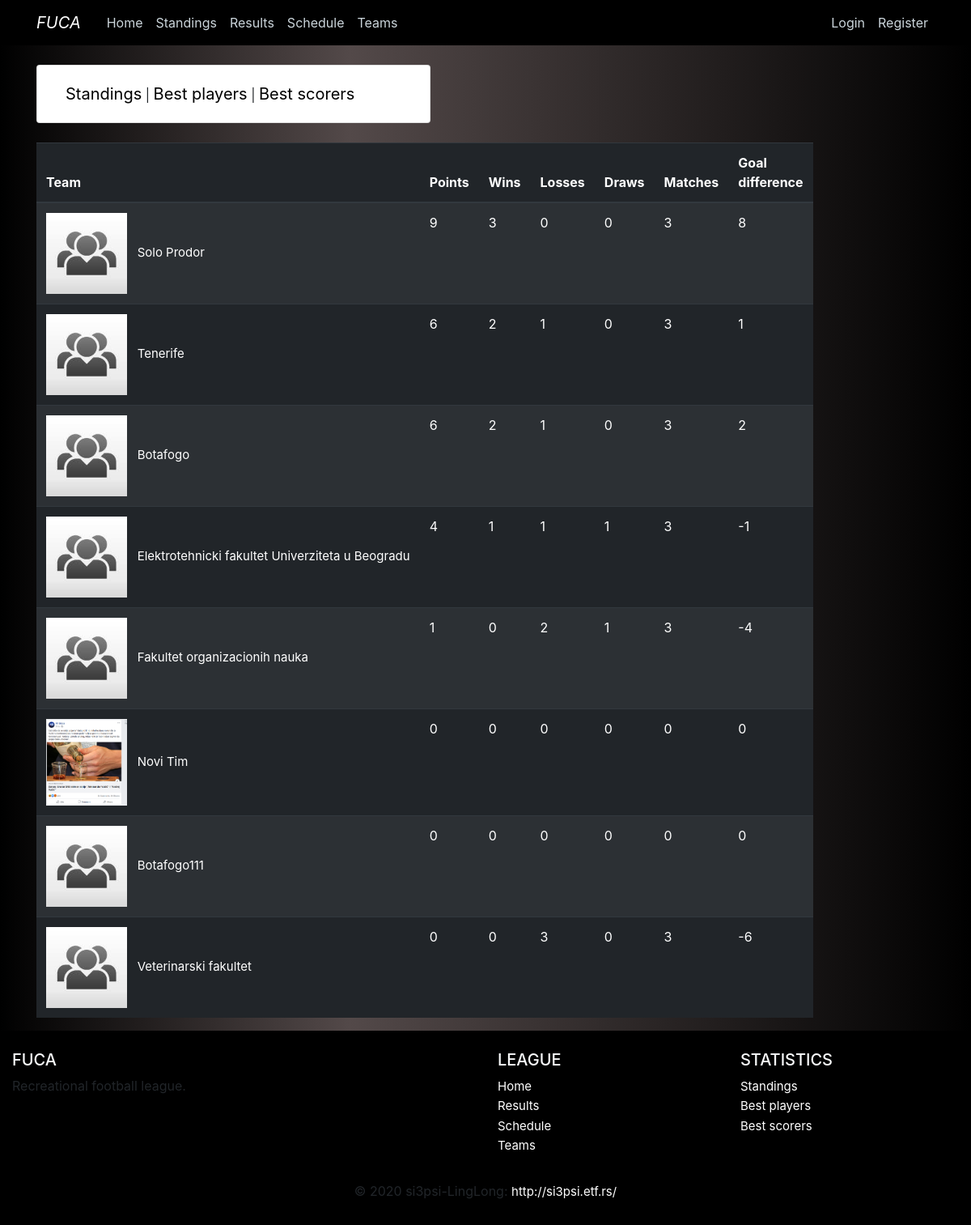
/standings/, run on an earlier commit of the app's database.
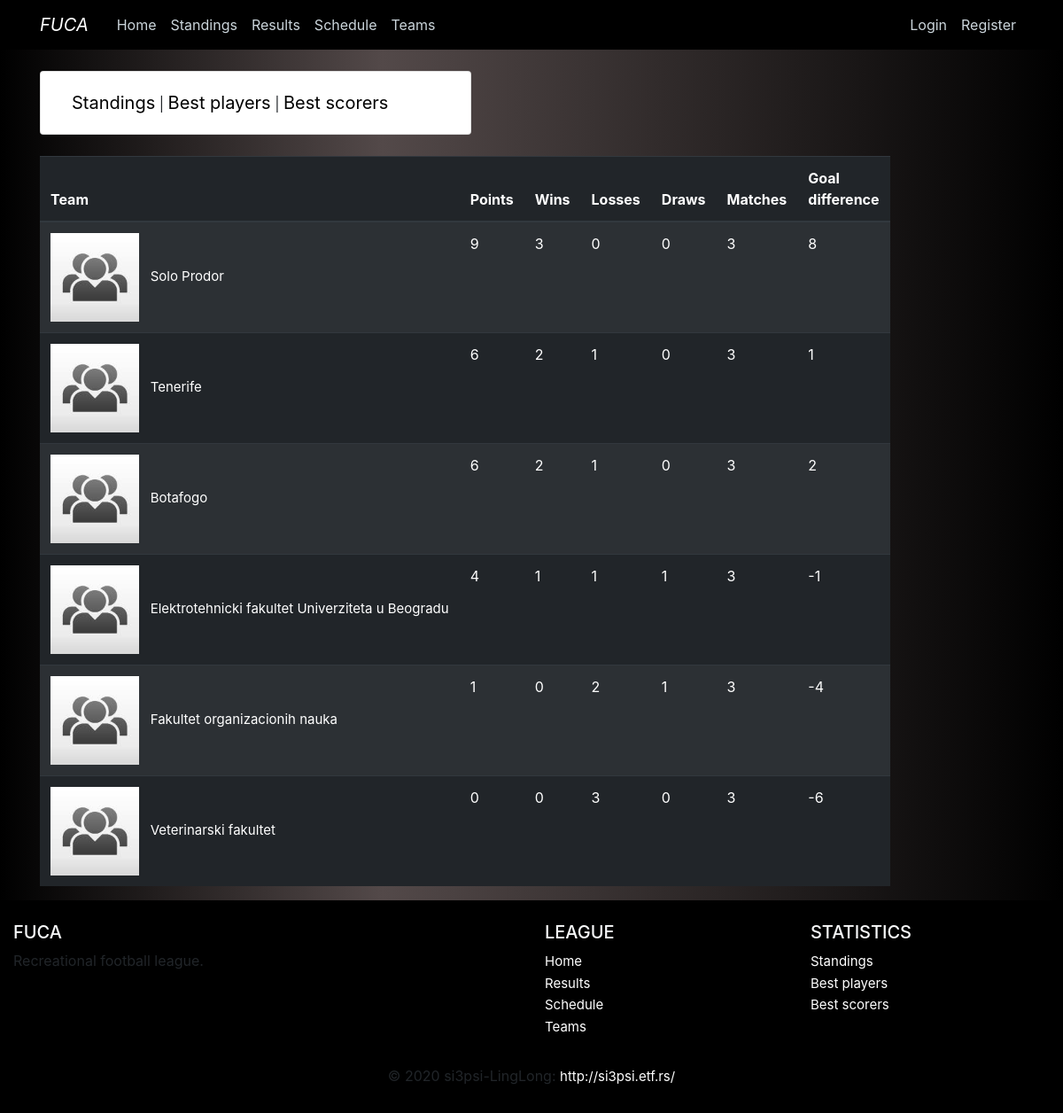
And on a later commit of the database.
### fuca/models.py (models this page shows, shortened)
class Team(db.Model):
    __tablename__ = 'team'
    id          = db.Column(db.Integer,     primary_key=True)
    name        = db.Column(db.String(100), nullable=False, unique=True)
    matches     = db.Column(db.Integer,     nullable=False, default=0)
    wins        = db.Column(db.Integer,     nullable=False, default=0)
    losses      = db.Column(db.Integer,     nullable=False, default=0)
    draws       = db.Column(db.Integer,     nullable=False, default=0)
    goal_diff   = db.Column(db.Integer,     nullable=False, default=0)
    logo_image  = db.Column(db.String(20),  nullable=False, default='default.jpg')
    captain_id  = db.Column(db.Integer, db.ForeignKey('player.id'))
    host_matches    = db.relationship('Match',  backref='host_team',    lazy=True,  foreign_keys=Match.host_team_id)
    guest_matches   = db.relationship('Match',  backref='guest_team',   lazy=True,  foreign_keys=Match.guest_team_id)
    players         = db.relationship('Player', backref='team',         lazy=True,  foreign_keys=Player.team_id)
    @property
    def points(self):
        return self.wins*3 + self.draws*1

### fuca/standings/routes.py (the view)
@scores.route("/")
def standings():
    teams = Team.query.all()
    teams = list(reversed(sorted(teams, key=lambda team: team.points)))
    for team in teams:
        team.logo = url_for('static', filename='images/teams/{}'.format(team.logo_image))
    return render_template('standings/standings.html', teams=teams, title='Standings')

### fuca/templates/standings/standings.html
{% extends 'standings/standings-layout.html' %}
{% block standings_content %}
    <table class="table table-dark table-striped table-hover" >
        <thead>
            <th>Team</th>
            <th>Points</th>
            <th>Wins</th>
            <th>Losses</th>
            <th>Draws</th>
            <th>Matches</th>
            <th>Goal difference</th>
        </thead>
        {% for team in teams %}
        <tr>
            <td style="white-space:nowrap">
                <a href="{{ url_for('teams.team', id=team.id)}}" class="whitelink" >
                    <img src="{{ team.logo }}" width="100"> &nbsp;
                    {{ team.name}}
                </a>
            </td>
            <td>{{ team.points }}</td>
            <td>{{ team.wins }}</td>
            <td>{{ team.losses }}</td>
            <td>{{ team.draws }}</td>
            <td>{{ team.matches }}</td>
            <td>{{ team.goal_diff }}</td>
        </tr>
        {% endfor %}
    </table>
{% endblock standings_content %}

### fuca/templates/standings/standings-layout.html
{% extends 'home/layout.html' %}
{% block content %}
                <div class="card col-md-8">
                    <div class="card-body">
                        <a href="{{ url_for('standings.standings') }}" class="customLink">Standings</a> |
                        <a href="{{ url_for('standings.bestplayers') }}"class="customLink">Best players</a> |
                        <a href="{{ url_for('standings.bestscorers') }}"class="customLink">Best scorers</a>
                    </div>
                </div>
<br>
    {% block standings_content %}{% endblock standings_content%}
{% endblock content %}

### fuca/templates/home/layout.html (shortened to what this page needs)
<!DOCTYPE html>
<html>
    <head>
        <link   rel="stylesheet"
                href="https://maxcdn.bootstrapcdn.com/bootstrap/4.0.0/css/bootstrap.min.css"
>
        <link rel="stylesheet" type="text/css" href="{{ url_for('static', filename='main.css') }}">
    </head>
    <body class="dark-background">
        <div id="page-container">
            <div id="content-wrap">
        <header class="site-header">
            <nav class="navbar navbar-expand-md  navbarcolor fixed-top">
                <div class="container">
                    <a class="navbar-brand mr-4 fucalogo" href="/"><i>FUCA</i></a>
                    <div class="collapse navbar-collapse" id="navbarToggle">
                        <div class="navbar-nav mr-auto">
                            <a class="nav-item nav-link" href="{{ url_for('main.home') }}"> Home</a>
                            <a class="nav-item nav-link" href="{{ url_for('standings.standings') }}"> Standings </a>
                            <a class="nav-item nav-link" href="{{ url_for('main.results') }}"> Results </a>
                            <a class="nav-item nav-link" href="{{ url_for('main.schedule') }}"> Schedule </a>
                            <a class="nav-item nav-link" href="{{ url_for('main.teams') }}"> Teams </a>
                        </div>
                        <div class="navbar-nav">
                            {% if current_user.is_authenticated and current_user.is_admin %}
                                <a class="nav-item nav-link" href="{{ url_for('adminhome.admin') }}">Admin page</a>
                                <a class="nav-item nav-link" href="{{ url_for('users.account') }}">Admin Account</a>
                                <a class="nav-item nav-link" href="{{ url_for('users.logout') }}">Logout</a>
                            {% elif current_user.is_authenticated %}
                                <a class="nav-item nav-link" href="{{ url_for('users.account') }}">My Account</a>
                                <a class="nav-item nav-link" href="{{ url_for('users.logout') }}">Logout</a>
                            {% else %}
                                <a class="nav-item nav-link" href="{{ url_for('users.login') }}">Login</a>
                                <a class="nav-item nav-link" href="{{ url_for('users.register') }}">Register</a>
                            {% endif %}
                        </div>
                    </div>
                </div>
            </nav>
        </header>
        <main role="main" class="container">
            <div class="row">
                <div class="col-md-8">
                    {% block content %}{% endblock %}
                </div>
            </div>
        </main>
        </div>
        <footer id="footer" class="page-footer font-small blue pt-4 navbarcolor">
            <div class="container-fluid text-center text-md-left">
                <div class="row">
                    <div class="col-md-6 mt-md-0 mt-3">
                        <h5 class="text-uppercase text-light">FUCA</h5>
                        <p>Recreational football league.</p>
                    </div>
                    <div class="col-md-3 mb-md-0 mb-3">
                        <h5 class="text-uppercase text-light">League</h5>
                        <ul class="list-unstyled">
                            <li>
                                <a class="whitelink"href="{{ url_for('main.home') }}">Home</a>
                            </li>
                            <li>
                                <a class="whitelink"href="{{ url_for('main.results') }}">Results</a>
                            </li>
                            <li>
                                <a class="whitelink" href="{{ url_for('main.schedule') }}">Schedule</a>
                            </li>
                            <li>
                                <a class="whitelink" href="{{ url_for('main.teams') }}">Teams</a>
                            </li>
                        </ul>
                    </div>
                    <div class="col-md-3 mb-md-0 mb-3">
                        <h5 class="text-uppercase text-light">Statistics</h5>
                        <ul class="list-unstyled">
                            <li>
                                <a class="whitelink" href="{{ url_for('standings.standings') }}">Standings</a>
                            </li>
                            <li>
                                <a class="whitelink" href="{{ url_for('standings.bestplayers') }}">Best players</a>
                            </li>
                            <li>
                                <a class="whitelink" href="{{ url_for('standings.bestscorers') }}">Best scorers</a>
                            </li>
                        </ul>
                    </div>
                </div>
            </div>
            <div class="footer-copyright text-center py-3">© 2020 si3psi-LingLong:
                <a class="whitelink" href="http://si3psi.etf.rs/"> http://si3psi.etf.rs/ </a>
            </div>
        </footer>
    </div>
    </body>
</html>

### fuca/static/main.css (style rules this page uses)
body { margin-top: 5rem; }
#page-container { position: relative; min-height: 100vh; }
#content-wrap { padding-bottom: 15rem; }
#footer { position: absolute; bottom: 0; width: 100%; height: 15rem; }
h1, h2, h3, h4, h5, h6 { color: #444444; }
a:link { text-decoration: none; }
.customLink, .customLink:hover { color:black; text-decoration: none; font-size: 20px; }
.whitelink, .whitelink:hover { color:white; text-decoration: none; font-size: 15px; }
.fucalogo { color:white; }
.navbarcolor { background: rgb(0,0,0); }
.dark-background { background: rgb(0,0,0); background: linear-gradient(90deg, rgba(0,0,0,1) 0%, rgba(83,73,73,1) 36%, rgba(0,0,0,1) 100%); }
.site-header .navbar-nav .nav-link { color: #cbd5db; }

What changed in the data, as far as the page shows it:
removed Team: shows a picture, name "Novi Tim", points "0", wins "0", losses "0", draws "0", matches "0", goal_diff "0"
removed Team: name "Botafogo111", points "0", wins "0", losses "0", draws "0", matches "0", goal_diff "0"
